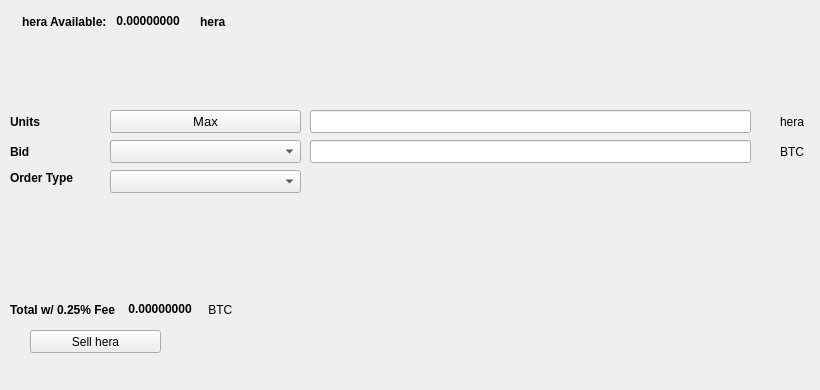
   <widget class="QWidget" name="SellTab">
    <attribute name="title">
     <string>Sell</string>
    </attribute>
    <widget class="QLabel" name="label_16">
     <property name="geometry">
      <rect>
       <x>780</x>
       <y>140</y>
       <width>31</width>
       <height>23</height>
      </rect>
     </property>
     <property name="text">
      <string>BTC</string>
     </property>
    </widget>
    <widget class="QComboBox" name="SellBidcomboBox">
     <property name="geometry">
      <rect>
       <x>110</x>
       <y>140</y>
       <width>191</width>
       <height>23</height>
      </rect>
     </property>
     <property name="font">
      <font>
       <pointsize>10</pointsize>
      </font>
     </property>
    </widget>
    <widget class="QLabel" name="label_18">
     <property name="geometry">
      <rect>
       <x>10</x>
       <y>110</y>
       <width>46</width>
       <height>23</height>
      </rect>
     </property>
     <property name="font">
      <font>
       <weight>75</weight>
       <bold>true</bold>
      </font>
     </property>
     <property name="text">
      <string>Units</string>
     </property>
    </widget>
    <widget class="QPushButton" name="Sell_Max_Amount">
     <property name="geometry">
      <rect>
       <x>110</x>
       <y>110</y>
       <width>191</width>
       <height>23</height>
      </rect>
     </property>
     <property name="font">
      <font>
       <pointsize>10</pointsize>
      </font>
     </property>
     <property name="text">
      <string>Max</string>
     </property>
    </widget>
    <widget class="QLabel" name="label_20">
     <property name="geometry">
      <rect>
       <x>10</x>
       <y>170</y>
       <width>91</width>
       <height>16</height>
      </rect>
     </property>
     <property name="font">
      <font>
       <weight>75</weight>
       <bold>true</bold>
      </font>
     </property>
     <property name="text">
      <string>Order Type</string>
     </property>
    </widget>
    <widget class="QComboBox" name="SellOrdertypeCombo">
     <property name="geometry">
      <rect>
       <x>110</x>
       <y>170</y>
       <width>191</width>
       <height>23</height>
      </rect>
     </property>
     <property name="font">
      <font>
       <pointsize>10</pointsize>
      </font>
     </property>
    </widget>
    <widget class="QLabel" name="label_21">
     <property name="geometry">
      <rect>
       <x>10</x>
       <y>140</y>
       <width>46</width>
       <height>23</height>
      </rect>
     </property>
     <property name="font">
      <font>
       <weight>75</weight>
       <bold>true</bold>
      </font>
     </property>
     <property name="text">
      <string>Bid</string>
     </property>
    </widget>
    <widget class="QLabel" name="label_22">
     <property name="geometry">
      <rect>
       <x>780</x>
       <y>110</y>
       <width>31</width>
       <height>23</height>
      </rect>
     </property>
     <property name="text">
      <string>hera</string>
     </property>
    </widget>
    <widget class="QLineEdit" name="UnitsInputECA">
     <property name="geometry">
      <rect>
       <x>310</x>
       <y>110</y>
       <width>441</width>
       <height>23</height>
      </rect>
     </property>
     <property name="font">
      <font>
       <pointsize>9</pointsize>
       <weight>75</weight>
       <bold>true</bold>
      </font>
     </property>
    </widget>
    <widget class="QLineEdit" name="SellBidPriceEdit">
     <property name="geometry">
      <rect>
       <x>310</x>
       <y>140</y>
       <width>441</width>
       <height>23</height>
      </rect>
     </property>
     <property name="font">
      <font>
       <pointsize>9</pointsize>
       <weight>75</weight>
       <bold>true</bold>
      </font>
     </property>
    </widget>
    <widget class="QPushButton" name="SellECABTN">
     <property name="geometry">
      <rect>
       <x>30</x>
       <y>330</y>
       <width>131</width>
       <height>23</height>
      </rect>
     </property>
     <property name="text">
      <string>Sell hera</string>
     </property>
     <property name="icon">
      <iconset resource="../hera">
       <normaloff>:/icons/bitcoin</normaloff>:/icons/bitcoin</iconset>
     </property>
    </widget>
    <widget class="QWidget" name="layoutWidget3">
     <property name="geometry">
      <rect>
       <x>22</x>
       <y>12</y>
       <width>258</width>
       <height>19</height>
      </rect>
     </property>
     <layout class="QHBoxLayout" name="horizontalLayout">
      <item>
       <widget class="QLabel" name="label232_2">
        <property name="font">
         <font>
          <weight>75</weight>
          <bold>true</bold>
         </font>
        </property>
        <property name="text">
         <string>hera Available:</string>
        </property>
       </widget>
      </item>
      <item>
       <widget class="QLabel" name="ECAAvailableLabel">
        <property name="palette">
         <palette>
          <active>
           <colorrole role="WindowText">
            <brush brushstyle="SolidPattern">
             <color alpha="255">
              <red>0</red>
              <green>0</green>
              <blue>0</blue>
             </color>
            </brush>
           </colorrole>
           <colorrole role="Button">
            <brush brushstyle="SolidPattern">
             <color alpha="255">
              <red>0</red>
              <green>170</green>
              <blue>0</blue>
             </color>
            </brush>
           </colorrole>
           <colorrole role="Light">
            <brush brushstyle="SolidPattern">
             <color alpha="255">
              <red>0</red>
              <green>255</green>
              <blue>0</blue>
             </color>
            </brush>
           </colorrole>
           <colorrole role="Midlight">
            <brush brushstyle="SolidPattern">
             <color alpha="255">
              <red>0</red>
              <green>212</green>
              <blue>0</blue>
             </color>
            </brush>
           </colorrole>
           <colorrole role="Dark">
            <brush brushstyle="SolidPattern">
             <color alpha="255">
              <red>0</red>
              <green>85</green>
              <blue>0</blue>
             </color>
            </brush>
           </colorrole>
           <colorrole role="Mid">
            <brush brushstyle="SolidPattern">
             <color alpha="255">
              <red>0</red>
              <green>113</green>
              <blue>0</blue>
             </color>
            </brush>
           </colorrole>
           <colorrole role="Text">
            <brush brushstyle="SolidPattern">
             <color alpha="255">
              <red>0</red>
              <green>170</green>
              <blue>0</blue>
             </color>
            </brush>
           </colorrole>
           <colorrole role="BrightText">
            <brush brushstyle="SolidPattern">
             <color alpha="255">
              <red>255</red>
              <green>255</green>
              <blue>255</blue>
             </color>
            </brush>
           </colorrole>
           <colorrole role="ButtonText">
            <brush brushstyle="SolidPattern">
             <color alpha="255">
              <red>0</red>
              <green>0</green>
              <blue>0</blue>
             </color>
            </brush>
           </colorrole>
           <colorrole role="Base">
            <brush brushstyle="SolidPattern">
             <color alpha="255">
              <red>255</red>
              <green>255</green>
              <blue>255</blue>
             </color>
            </brush>
           </colorrole>
           <colorrole role="Window">
            <brush brushstyle="SolidPattern">
             <color alpha="255">
              <red>0</red>
              <green>170</green>
              <blue>0</blue>
             </color>
            </brush>
           </colorrole>
           <colorrole role="Shadow">
            <brush brushstyle="SolidPattern">
             <color alpha="255">
              <red>0</red>
              <green>0</green>
              <blue>0</blue>
             </color>
            </brush>
           </colorrole>
           <colorrole role="AlternateBase">
            <brush brushstyle="SolidPattern">
             <color alpha="255">
              <red>127</red>
              <green>212</green>
              <blue>127</blue>
             </color>
            </brush>
           </colorrole>
           <colorrole role="ToolTipBase">
            <brush brushstyle="SolidPattern">
             <color alpha="255">
              <red>255</red>
              <green>255</green>
              <blue>220</blue>
             </color>
            </brush>
           </colorrole>
           <colorrole role="ToolTipText">
            <brush brushstyle="SolidPattern">
             <color alpha="255">
              <red>0</red>
              <green>0</green>
              <blue>0</blue>
             </color>
            </brush>
           </colorrole>
          </active>
          <inactive>
           <colorrole role="WindowText">
            <brush brushstyle="SolidPattern">
             <color alpha="255">
              <red>0</red>
              <green>0</green>
              <blue>0</blue>
             </color>
            </brush>
           </colorrole>
           <colorrole role="Button">
            <brush brushstyle="SolidPattern">
             <color alpha="255">
              <red>0</red>
              <green>170</green>
              <blue>0</blue>
             </color>
            </brush>
           </colorrole>
           <colorrole role="Light">
            <brush brushstyle="SolidPattern">
             <color alpha="255">
              <red>0</red>
              <green>255</green>
              <blue>0</blue>
             </color>
            </brush>
           </colorrole>
           <colorrole role="Midlight">
            <brush brushstyle="SolidPattern">
             <color alpha="255">
              <red>0</red>
              <green>212</green>
              <blue>0</blue>
             </color>
            </brush>
           </colorrole>
           <colorrole role="Dark">
            <brush brushstyle="SolidPattern">
             <color alpha="255">
              <red>0</red>
              <green>85</green>
              <blue>0</blue>
             </color>
            </brush>
           </colorrole>
           <colorrole role="Mid">
            <brush brushstyle="SolidPattern">
             <color alpha="255">
              <red>0</red>
              <green>113</green>
              <blue>0</blue>
             </color>
            </brush>
           </colorrole>
           <colorrole role="Text">
            <brush brushstyle="SolidPattern">
             <color alpha="255">
              <red>0</red>
              <green>170</green>
              <blue>0</blue>
             </color>
            </brush>
           </colorrole>
           <colorrole role="BrightText">
            <brush brushstyle="SolidPattern">
             <color alpha="255">
              <red>255</red>
              <green>255</green>
              <blue>255</blue>
             </color>
            </brush>
           </colorrole>
           <colorrole role="ButtonText">
            <brush brushstyle="SolidPattern">
             <color alpha="255">
              <red>0</red>
              <green>0</green>
              <blue>0</blue>
             </color>
            </brush>
           </colorrole>
           <colorrole role="Base">
            <brush brushstyle="SolidPattern">
             <color alpha="255">
              <red>255</red>
              <green>255</green>
              <blue>255</blue>
             </color>
            </brush>
           </colorrole>
           <colorrole role="Window">
            <brush brushstyle="SolidPattern">
             <color alpha="255">
              <red>0</red>
              <green>170</green>
              <blue>0</blue>
             </color>
            </brush>
           </colorrole>
           <colorrole role="Shadow">
            <brush brushstyle="SolidPattern">
             <color alpha="255">
              <red>0</red>
              <green>0</green>
              <blue>0</blue>
             </color>
            </brush>
           </colorrole>
           <colorrole role="AlternateBase">
            <brush brushstyle="SolidPattern">
             <color alpha="255">
              <red>127</red>
              <green>212</green>
              <blue>127</blue>
             </color>
            </brush>
           </colorrole>
           <colorrole role="ToolTipBase">
            <brush brushstyle="SolidPattern">
             <color alpha="255">
              <red>255</red>
              <green>255</green>
              <blue>220</blue>
             </color>
            </brush>
           </colorrole>
           <colorrole role="ToolTipText">
            <brush brushstyle="SolidPattern">
             <color alpha="255">
              <red>0</red>
              <green>0</green>
              <blue>0</blue>
             </color>
            </brush>
           </colorrole>
          </inactive>
          <disabled>
           <colorrole role="WindowText">
            <brush brushstyle="SolidPattern">
             <color alpha="255">
              <red>0</red>
              <green>85</green>
              <blue>0</blue>
             </color>
            </brush>
           </colorrole>
           <colorrole role="Button">
            <brush brushstyle="SolidPattern">
             <color alpha="255">
              <red>0</red>
              <green>170</green>
              <blue>0</blue>
             </color>
            </brush>
           </colorrole>
           <colorrole role="Light">
            <brush brushstyle="SolidPattern">
             <color alpha="255">
              <red>0</red>
              <green>255</green>
              <blue>0</blue>
             </color>
            </brush>
           </colorrole>
           <colorrole role="Midlight">
            <brush brushstyle="SolidPattern">
             <color alpha="255">
              <red>0</red>
              <green>212</green>
              <blue>0</blue>
             </color>
            </brush>
           </colorrole>
           <colorrole role="Dark">
            <brush brushstyle="SolidPattern">
             <color alpha="255">
              <red>0</red>
              <green>85</green>
              <blue>0</blue>
             </color>
            </brush>
           </colorrole>
           <colorrole role="Mid">
            <brush brushstyle="SolidPattern">
             <color alpha="255">
              <red>0</red>
              <green>113</green>
              <blue>0</blue>
             </color>
            </brush>
           </colorrole>
           <colorrole role="Text">
            <brush brushstyle="SolidPattern">
             <color alpha="255">
              <red>0</red>
              <green>85</green>
              <blue>0</blue>
             </color>
            </brush>
           </colorrole>
           <colorrole role="BrightText">
            <brush brushstyle="SolidPattern">
             <color alpha="255">
              <red>255</red>
              <green>255</green>
              <blue>255</blue>
             </color>
            </brush>
           </colorrole>
           <colorrole role="ButtonText">
            <brush brushstyle="SolidPattern">
             <color alpha="255">
              <red>0</red>
              <green>85</green>
              <blue>0</blue>
             </color>
            </brush>
           </colorrole>
           <colorrole role="Base">
            <brush brushstyle="SolidPattern">
             <color alpha="255">
              <red>0</red>
              <green>170</green>
              <blue>0</blue>
             </color>
            </brush>
           </colorrole>
           <colorrole role="Window">
            <brush brushstyle="SolidPattern">
             <color alpha="255">
              <red>0</red>
              <green>170</green>
              <blue>0</blue>
             </color>
            </brush>
           </colorrole>
           <colorrole role="Shadow">
            <brush brushstyle="SolidPattern">
             <color alpha="255">
              <red>0</red>
              <green>0</green>
              <blue>0</blue>
             </color>
            </brush>
           </colorrole>
           <colorrole role="AlternateBase">
            <brush brushstyle="SolidPattern">
             <color alpha="255">
              <red>0</red>
              <green>170</green>
              <blue>0</blue>
             </color>
            </brush>
           </colorrole>
           <colorrole role="ToolTipBase">
            <brush brushstyle="SolidPattern">
             <color alpha="255">
              <red>255</red>
              <green>255</green>
              <blue>220</blue>
             </color>
            </brush>
           </colorrole>
           <colorrole role="ToolTipText">
            <brush brushstyle="SolidPattern">
             <color alpha="255">
              <red>0</red>
              <green>0</green>
              <blue>0</blue>
             </color>
            </brush>
           </colorrole>
          </disabled>
         </palette>
        </property>
        <property name="font">
         <font>
          <weight>75</weight>
          <bold>true</bold>
         </font>
        </property>
        <property name="text">
         <string> 0.00000000 </string>
        </property>
        <property name="textInteractionFlags">
         <set>Qt::LinksAccessibleByMouse|Qt::TextSelectableByKeyboard|Qt::TextSelectableByMouse</set>
        </property>
       </widget>
      </item>
      <item>
       <widget class="QLabel" name="labelECA">
        <property name="font">
         <font>
          <weight>75</weight>
          <bold>true</bold>
         </font>
        </property>
        <property name="text">
         <string>hera</string>
        </property>
       </widget>
      </item>
     </layout>
    </widget>
    <widget class="QWidget" name="layoutWidget">
     <property name="geometry">
      <rect>
       <x>10</x>
       <y>300</y>
       <width>268</width>
       <height>19</height>
      </rect>
     </property>
     <layout class="QHBoxLayout" name="horizontalLayout_2">
      <item>
       <widget class="QLabel" name="label_19">
        <property name="font">
         <font>
          <weight>75</weight>
          <bold>true</bold>
         </font>
        </property>
        <property name="text">
         <string>Total w/ 0.25% Fee </string>
        </property>
       </widget>
      </item>
      <item>
       <widget class="QLabel" name="SellCostLabel">
        <property name="palette">
         <palette>
          <active>
           <colorrole role="WindowText">
            <brush brushstyle="SolidPattern">
             <color alpha="255">
              <red>0</red>
              <green>0</green>
              <blue>0</blue>
             </color>
            </brush>
           </colorrole>
           <colorrole role="Button">
            <brush brushstyle="SolidPattern">
             <color alpha="255">
              <red>0</red>
              <green>170</green>
              <blue>0</blue>
             </color>
            </brush>
           </colorrole>
           <colorrole role="Light">
            <brush brushstyle="SolidPattern">
             <color alpha="255">
              <red>0</red>
              <green>255</green>
              <blue>0</blue>
             </color>
            </brush>
           </colorrole>
           <colorrole role="Midlight">
            <brush brushstyle="SolidPattern">
             <color alpha="255">
              <red>0</red>
              <green>212</green>
              <blue>0</blue>
             </color>
            </brush>
           </colorrole>
           <colorrole role="Dark">
            <brush brushstyle="SolidPattern">
             <color alpha="255">
              <red>0</red>
              <green>85</green>
              <blue>0</blue>
             </color>
            </brush>
           </colorrole>
           <colorrole role="Mid">
            <brush brushstyle="SolidPattern">
             <color alpha="255">
              <red>0</red>
              <green>113</green>
              <blue>0</blue>
             </color>
            </brush>
           </colorrole>
           <colorrole role="Text">
            <brush brushstyle="SolidPattern">
             <color alpha="255">
              <red>0</red>
              <green>170</green>
              <blue>0</blue>
             </color>
            </brush>
           </colorrole>
           <colorrole role="BrightText">
            <brush brushstyle="SolidPattern">
             <color alpha="255">
              <red>255</red>
              <green>255</green>
              <blue>255</blue>
             </color>
            </brush>
           </colorrole>
           <colorrole role="ButtonText">
            <brush brushstyle="SolidPattern">
             <color alpha="255">
              <red>0</red>
              <green>0</green>
              <blue>0</blue>
             </color>
            </brush>
           </colorrole>
           <colorrole role="Base">
            <brush brushstyle="SolidPattern">
             <color alpha="255">
              <red>255</red>
              <green>255</green>
              <blue>255</blue>
             </color>
            </brush>
           </colorrole>
           <colorrole role="Window">
            <brush brushstyle="SolidPattern">
             <color alpha="255">
              <red>0</red>
              <green>170</green>
              <blue>0</blue>
             </color>
            </brush>
           </colorrole>
           <colorrole role="Shadow">
            <brush brushstyle="SolidPattern">
             <color alpha="255">
              <red>0</red>
              <green>0</green>
              <blue>0</blue>
             </color>
            </brush>
           </colorrole>
           <colorrole role="AlternateBase">
            <brush brushstyle="SolidPattern">
             <color alpha="255">
              <red>127</red>
              <green>212</green>
              <blue>127</blue>
             </color>
            </brush>
           </colorrole>
           <colorrole role="ToolTipBase">
            <brush brushstyle="SolidPattern">
             <color alpha="255">
              <red>255</red>
              <green>255</green>
              <blue>220</blue>
             </color>
            </brush>
           </colorrole>
           <colorrole role="ToolTipText">
            <brush brushstyle="SolidPattern">
             <color alpha="255">
              <red>0</red>
              <green>0</green>
              <blue>0</blue>
             </color>
            </brush>
           </colorrole>
          </active>
          <inactive>
           <colorrole role="WindowText">
            <brush brushstyle="SolidPattern">
             <color alpha="255">
              <red>0</red>
              <green>0</green>
              <blue>0</blue>
             </color>
            </brush>
           </colorrole>
           <colorrole role="Button">
            <brush brushstyle="SolidPattern">
             <color alpha="255">
              <red>0</red>
              <green>170</green>
              <blue>0</blue>
             </color>
            </brush>
           </colorrole>
           <colorrole role="Light">
            <brush brushstyle="SolidPattern">
             <color alpha="255">
              <red>0</red>
              <green>255</green>
              <blue>0</blue>
             </color>
            </brush>
           </colorrole>
           <colorrole role="Midlight">
            <brush brushstyle="SolidPattern">
             <color alpha="255">
              <red>0</red>
              <green>212</green>
              <blue>0</blue>
             </color>
            </brush>
           </colorrole>
           <colorrole role="Dark">
            <brush brushstyle="SolidPattern">
             <color alpha="255">
              <red>0</red>
              <green>85</green>
              <blue>0</blue>
             </color>
            </brush>
           </colorrole>
           <colorrole role="Mid">
            <brush brushstyle="SolidPattern">
             <color alpha="255">
              <red>0</red>
              <green>113</green>
              <blue>0</blue>
             </color>
            </brush>
           </colorrole>
           <colorrole role="Text">
            <brush brushstyle="SolidPattern">
             <color alpha="255">
              <red>0</red>
              <green>170</green>
              <blue>0</blue>
             </color>
            </brush>
           </colorrole>
           <colorrole role="BrightText">
            <brush brushstyle="SolidPattern">
             <color alpha="255">
              <red>255</red>
              <green>255</green>
              <blue>255</blue>
             </color>
            </brush>
           </colorrole>
           <colorrole role="ButtonText">
            <brush brushstyle="SolidPattern">
             <color alpha="255">
              <red>0</red>
              <green>0</green>
              <blue>0</blue>
             </color>
            </brush>
           </colorrole>
           <colorrole role="Base">
            <brush brushstyle="SolidPattern">
             <color alpha="255">
              <red>255</red>
              <green>255</green>
              <blue>255</blue>
             </color>
            </brush>
           </colorrole>
           <colorrole role="Window">
            <brush brushstyle="SolidPattern">
             <color alpha="255">
              <red>0</red>
              <green>170</green>
              <blue>0</blue>
             </color>
            </brush>
           </colorrole>
           <colorrole role="Shadow">
            <brush brushstyle="SolidPattern">
             <color alpha="255">
              <red>0</red>
              <green>0</green>
              <blue>0</blue>
             </color>
            </brush>
           </colorrole>
           <colorrole role="AlternateBase">
            <brush brushstyle="SolidPattern">
             <color alpha="255">
              <red>127</red>
              <green>212</green>
              <blue>127</blue>
             </color>
            </brush>
           </colorrole>
           <colorrole role="ToolTipBase">
            <brush brushstyle="SolidPattern">
             <color alpha="255">
              <red>255</red>
              <green>255</green>
              <blue>220</blue>
             </color>
            </brush>
           </colorrole>
           <colorrole role="ToolTipText">
            <brush brushstyle="SolidPattern">
             <color alpha="255">
              <red>0</red>
              <green>0</green>
              <blue>0</blue>
             </color>
            </brush>
           </colorrole>
          </inactive>
          <disabled>
           <colorrole role="WindowText">
            <brush brushstyle="SolidPattern">
             <color alpha="255">
              <red>0</red>
              <green>85</green>
              <blue>0</blue>
             </color>
            </brush>
           </colorrole>
           <colorrole role="Button">
            <brush brushstyle="SolidPattern">
             <color alpha="255">
              <red>0</red>
              <green>170</green>
              <blue>0</blue>
             </color>
            </brush>
           </colorrole>
           <colorrole role="Light">
            <brush brushstyle="SolidPattern">
             <color alpha="255">
              <red>0</red>
              <green>255</green>
              <blue>0</blue>
             </color>
            </brush>
           </colorrole>
           <colorrole role="Midlight">
            <brush brushstyle="SolidPattern">
             <color alpha="255">
              <red>0</red>
              <green>212</green>
              <blue>0</blue>
             </color>
            </brush>
           </colorrole>
           <colorrole role="Dark">
            <brush brushstyle="SolidPattern">
             <color alpha="255">
              <red>0</red>
              <green>85</green>
              <blue>0</blue>
             </color>
            </brush>
           </colorrole>
           <colorrole role="Mid">
            <brush brushstyle="SolidPattern">
             <color alpha="255">
              <red>0</red>
              <green>113</green>
              <blue>0</blue>
             </color>
            </brush>
           </colorrole>
           <colorrole role="Text">
            <brush brushstyle="SolidPattern">
             <color alpha="255">
              <red>0</red>
              <green>85</green>
              <blue>0</blue>
             </color>
            </brush>
           </colorrole>
           <colorrole role="BrightText">
            <brush brushstyle="SolidPattern">
             <color alpha="255">
              <red>255</red>
              <green>255</green>
              <blue>255</blue>
             </color>
            </brush>
           </colorrole>
           <colorrole role="ButtonText">
            <brush brushstyle="SolidPattern">
             <color alpha="255">
              <red>0</red>
              <green>85</green>
              <blue>0</blue>
             </color>
            </brush>
           </colorrole>
           <colorrole role="Base">
            <brush brushstyle="SolidPattern">
             <color alpha="255">
              <red>0</red>
              <green>170</green>
              <blue>0</blue>
             </color>
            </brush>
           </colorrole>
           <colorrole role="Window">
            <brush brushstyle="SolidPattern">
             <color alpha="255">
              <red>0</red>
              <green>170</green>
              <blue>0</blue>
             </color>
            </brush>
           </colorrole>
           <colorrole role="Shadow">
            <brush brushstyle="SolidPattern">
             <color alpha="255">
              <red>0</red>
              <green>0</green>
              <blue>0</blue>
             </color>
            </brush>
           </colorrole>
           <colorrole role="AlternateBase">
            <brush brushstyle="SolidPattern">
             <color alpha="255">
              <red>0</red>
              <green>170</green>
              <blue>0</blue>
             </color>
            </brush>
           </colorrole>
           <colorrole role="ToolTipBase">
            <brush brushstyle="SolidPattern">
             <color alpha="255">
              <red>255</red>
              <green>255</green>
              <blue>220</blue>
             </color>
            </brush>
           </colorrole>
           <colorrole role="ToolTipText">
            <brush brushstyle="SolidPattern">
             <color alpha="255">
              <red>0</red>
              <green>0</green>
              <blue>0</blue>
             </color>
            </brush>
           </colorrole>
          </disabled>
         </palette>
        </property>
        <property name="font">
         <font>
          <weight>75</weight>
          <bold>true</bold>
         </font>
        </property>
        <property name="autoFillBackground">
         <bool>false</bool>
        </property>
        <property name="text">
         <string> 0.00000000</string>
        </property>
        <property name="textInteractionFlags">
         <set>Qt::LinksAccessibleByMouse|Qt::TextSelectableByMouse</set>
        </property>
       </widget>
      </item>
      <item>
       <widget class="QLabel" name="label_17">
        <property name="font">
         <font>
          <weight>50</weight>
          <bold>false</bold>
         </font>
        </property>
        <property name="text">
         <string> BTC</string>
        </property>
       </widget>
      </item>
     </layout>
    </widget>
    <widget class="QLabel" name="label_23">
     <property name="geometry">
      <rect>
       <x>460</x>
       <y>300</y>
       <width>281</width>
       <height>81</height>
      </rect>
     </property>
     <property name="text">
      <string/>
     </property>
     <property name="pixmap">
      <pixmap>:/images/bittrex</pixmap>
     </property>
    </widget>
   </widget>
